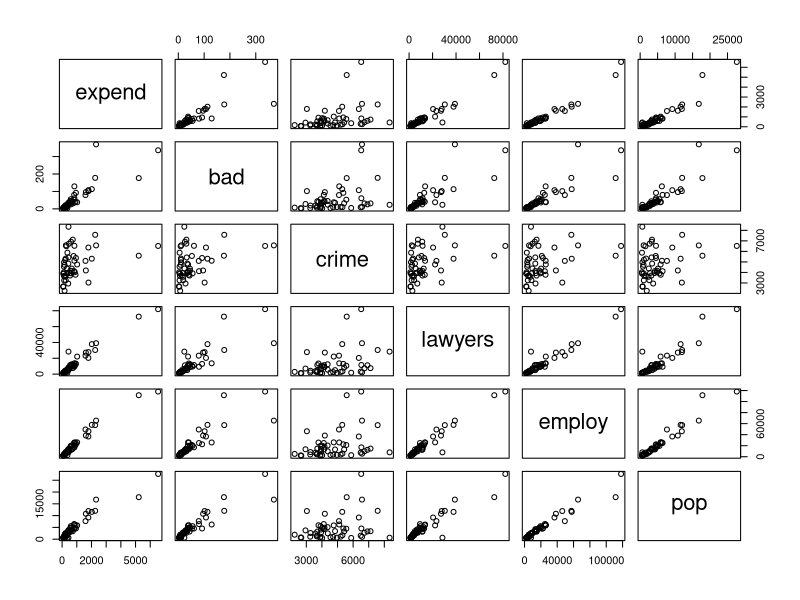
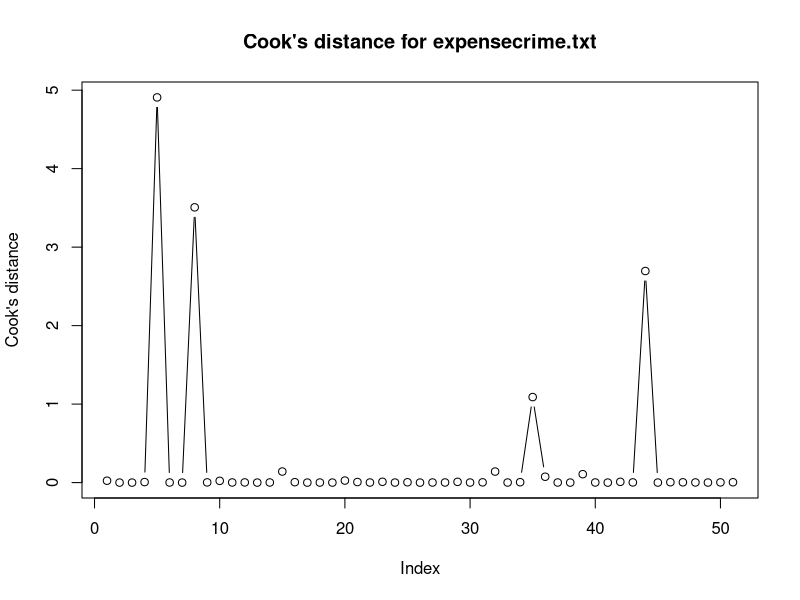
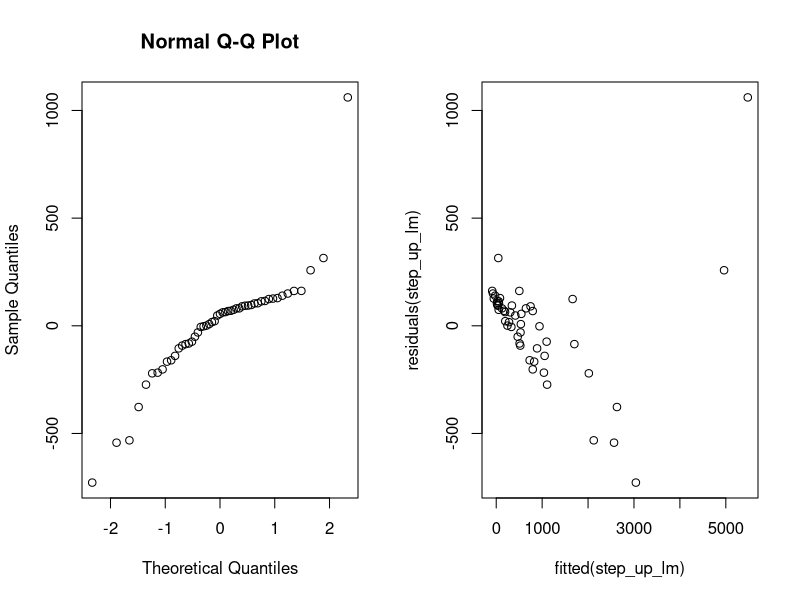
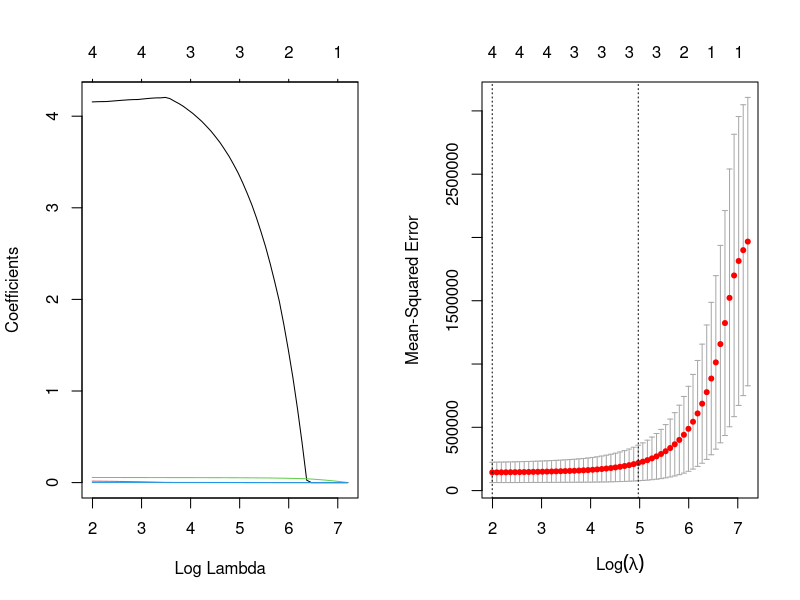
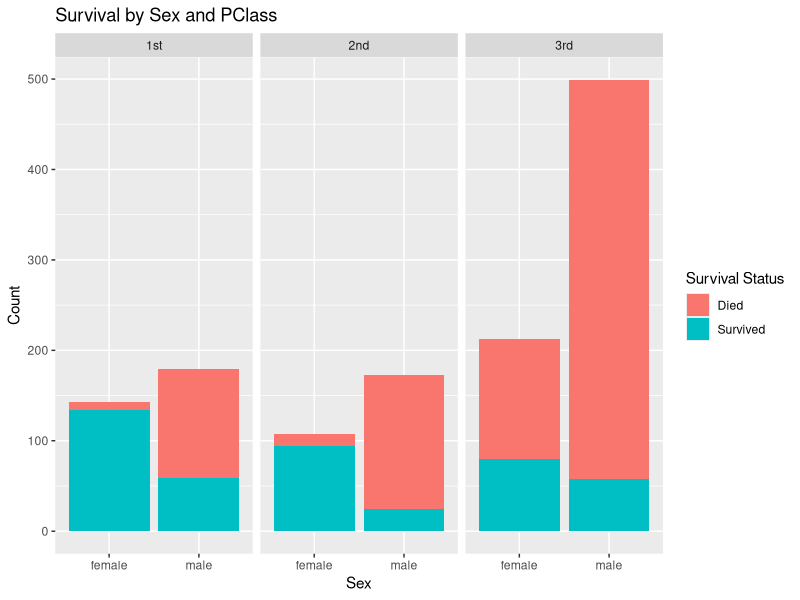
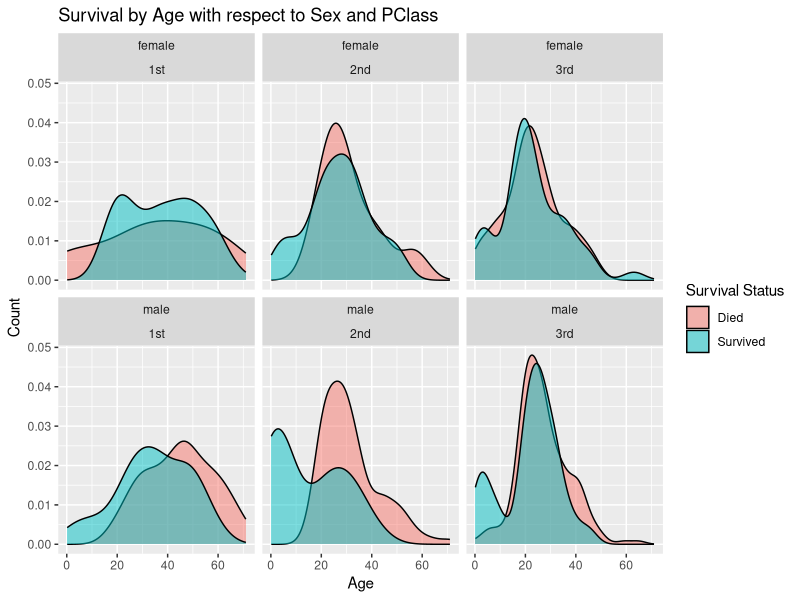

Here is the R script that generated these plots, in order:
## ---- chunk 1
#knitr::opts_chunk$set(echo = TRUE)
library(tidyverse)
library(ggplot2)

## ---- chunk 2
# Load the data and calculate the mean volume for each tree type

data <- read.table("resources/treeVolume.txt", header=TRUE)
mean_vol_beech <- mean(data[data$type == "beech", "volume"])
mean_vol_oak <- mean(data[data$type == "oak", "volume"])
## ---- chunk 3
aov_result <- aov(volume ~ type, data=data)
summary(aov_result)
## ---- chunk 4
t_test_result <- t.test(data[data$type == "beech", "volume"], data[data$type == "oak", "volume"])
t_test_result
## ---- chunk 5
# calculate mean volumes for each tree type
mean_volumes <- tapply(data$volume, data$type, mean)
mean_volumes
## ---- chunk 6
# create multiple linear regression model
reg_model <- lm(volume ~ type + diameter + height, data = data)
summary(reg_model)
## ---- chunk 7
# create multiple linear regression model with interaction term
reg_model_interaction <- lm(volume ~ type * diameter + height, data = data)
summary(reg_model_interaction)
## ---- chunk 8
# create multiple linear regression model with interaction term
reg_model_interaction <- lm(volume ~ type + diameter + height * type, data = data)
summary(reg_model_interaction)
## ---- chunk 9
lm_all <- lm(volume ~ diameter + height + type, data=data)
summary(lm_all)
## ---- chunk 10
mean_diam <- mean(data$diameter)
mean_height <- mean(data$height)

predicted_vol <- predict(lm_all, newdata=data.frame(diameter=mean_diam, height=mean_height, type="beech"))
predicted_vol
## ---- chunk 11
data$log_diameter <- log(data$diameter)
data$log_height <- log(data$height)
## ---- chunk 12
model2 <- lm(volume ~ log_diameter + log_height + type, data = data)
summary(model2)
## ---- chunk 13
crime_df <- as.data.frame(read.table("resources/expensescrime.txt", header=TRUE))
head(crime_df)
response <- "expend"
exp_vars <- c("bad", "crime", "lawyers", "employ", "pop")
## ---- chunk 14
pairs(crime_df[, c(response, exp_vars)])
## ---- chunk 15
crimelm <- lm(expend~bad+crime+lawyers+employ+pop, data=crime_df)
cooks.distance(crimelm)[cooks.distance(crimelm) > 1]
## ---- chunk 16
plot(cooks.distance(crimelm), type='b', ylab="Cook's distance", main = "Cook's distance for expensecrime.txt")
## ---- chunk 17
crime_df_upd <- crime_df[-c(5,8,35,44),]
## ---- chunk 18
round(cor(crime_df[, c(exp_vars)]), 2)
## ---- chunk 19
library(car)
## ---- chunk 20
vif(lm(expend~bad+crime+lawyers+employ+pop, data=crime_df))
## ---- chunk 21
print("Step 1")
print("bad")
summary(lm(expend~bad, data=crime_df))
print("crime")
summary(lm(expend~crime, data=crime_df))
print("lawyers")
summary(lm(expend~lawyers, data=crime_df))
print("employ")
summary(lm(expend~employ, data=crime_df)) # YES
print("pop")
summary(lm(expend~pop, data=crime_df)) 
## ---- chunk 22
print("Step 2")
print("bad")
summary(lm(expend~employ+bad, data=crime_df))
print("crime")
summary(lm(expend~employ+crime, data=crime_df)) # YES
print("lawyers")
summary(lm(expend~employ+lawyers, data=crime_df))
print("pop")
summary(lm(expend~employ+pop, data=crime_df))
## ---- chunk 23
print("Step 3")
print("bad")
summary(lm(expend~employ+crime+bad, data=crime_df))
print("lawyers")
summary(lm(expend~employ+crime+lawyers, data=crime_df))
print("pop")
summary(lm(expend~employ+crime+pop, data=crime_df)) # YES
## ---- chunk 24
print("Step 4")
print("bad")
summary(lm(expend~employ+crime+pop+bad, data=crime_df))
print("lawyers")
summary(lm(expend~employ+crime+pop+lawyers, data=crime_df))
## ---- chunk 25
step_up_lm <- lm(expend~employ+crime+pop, data=crime_df)
summary(step_up_lm)
## ---- chunk 26
vif(step_up_lm)
## ---- chunk 27
par(mfrow=c(1,2))
qqnorm(residuals(step_up_lm))
plot(fitted(step_up_lm), residuals(step_up_lm))
## ---- chunk 28
new_data <- data.frame(bad=50, crime=5000, lawyers=5000, employ=5000, pop=5000)
predict(step_up_lm, new_data, interval="prediction", level=0.95)
## ---- chunk 29
predict(step_up_lm, new_data, interval="confidence", level=0.95)
## ---- chunk 30
library(glmnet)
## ---- chunk 31
x <- as.matrix(crime_df[, exp_vars])
y <- as.matrix(crime_df[, c(response)])
train <- (sample(1:nrow(x), 0.67*nrow(x))) 
x.train <- x[train,]; y.train <- y[train]
x.test <- x[-train,]; y.test <- y[-train]
lasso.mod <- glmnet(x.train, y.train, alpha=1)
cv.lasso <- cv.glmnet(x.train,y.train,alpha=1,type.measure='mse')
## ---- chunk 32
plot(lasso.mod, label=T, xvar="lambda")  
## ---- chunk 33
plot(cv.lasso) 
## ---- chunk 34
(lambda.1se <- cv.lasso$lambda.1se)
## ---- chunk 35
assess.glmnet(lasso.mod, newx = x.test, newy = y.test, s=cv.lasso$lambda.1se)
## ---- chunk 36
coef(lasso.mod, s=cv.lasso$lambda.1se) 
y.pred <- predict(lasso.mod, s=lambda.1se, newx=x.test) 
mse.lasso <- mean((y.test - y.pred)^2); mse.lasso 
## ---- chunk 37
new_data <- data.frame(x.test)
y.pred <- predict(step_up_lm, new_data, interval="confidence", level=0.95)
mse.step_up <- mean((y.test - y.pred)^2); mse.step_up 
## ---- chunk 38
knitr::opts_chunk$set(echo = TRUE)
titanic <- read.table("resources/titanic.txt", header = TRUE)
## ---- chunk 39
titanic %>%
  mutate(Survived = factor(Survived, labels = c("Died", "Survived"))) %>% 
  ggplot(aes(x = Sex, fill = Survived)) +
  geom_bar() +
  facet_wrap(~PClass) +
  labs(
    title = "Survival by Sex and PClass",
    x = "Sex",
    y = "Count",
    fill = "Survival Status"
  )
## ---- chunk 40
titanic %>%
  mutate(Survived = factor(Survived, labels = c("Died", "Survived"))) %>% 
  ggplot(aes(x = Age, fill = Survived)) +
  geom_density(alpha = 0.5) +
  facet_wrap(~Sex + PClass) +
  labs(x = "Age",
       y = "Count",
       title = "Survival by Age with respect to Sex and PClass",
       fill = "Survival Status")
## ---- chunk 41
model <- glm(Survived ~ PClass + Age + Sex, data = titanic, family = binomial)
model_summary <- summary(model)$coefficients
model_summary
## ---- chunk 42
age_effect_estimate <- summary(model)$coefficients["Age", "Estimate"]
age_p_value <- summary(model)$coefficients["Age", "Pr(>|z|)"]

pclass2nd_p_value <- summary(model)$coefficients["PClass2nd", "Pr(>|z|)"]
pclass3nd_p_value <- summary(model)$coefficients["PClass3rd", "Pr(>|z|)"]
sexmale_p_value <- summary(model)$coefficients["Sexmale", "Pr(>|z|)"]
## ---- chunk 43
model_age_pclass <- glm(Survived ~ Age:PClass, data = titanic, family = "binomial")
age_first_class = summary(model_age_pclass)$coefficients["Age:PClass1st", "Pr(>|z|)"]
age_second_class = summary(model_age_pclass)$coefficients["Age:PClass2nd", "Pr(>|z|)"]
age_third_class = summary(model_age_pclass)$coefficients["Age:PClass3rd", "Pr(>|z|)"]
## ---- chunk 44
model_age_sex <- glm(Survived ~ Age:Sex, data = titanic, family = "binomial")
age_female = summary(model_age_sex)$coefficients["Age:Sexfemale", "Pr(>|z|)"]
age_male = summary(model_age_sex)$coefficients["Age:Sexmale", "Pr(>|z|)"]
## ---- chunk 45
model <- glm(Survived ~ Age*PClass*Sex, data = titanic, family = "binomial")
male_first <- predict(model, data.frame(Age = 55, PClass = "1st", Sex = "male"), type = "response") 
male_second <- predict(model, data.frame(Age = 55, PClass = "2nd", Sex = "male"), type = "response") 
male_third <- predict(model, data.frame(Age = 55, PClass = "3rd", Sex = "male"), type = "response") 

female_first <- predict(model, data.frame(Age = 55, PClass = "1st", Sex = "female"), type = "response") 
female_second <- predict(model, data.frame(Age = 55, PClass = "2nd", Sex = "female"), type = "response") 
female_third <- predict(model, data.frame(Age = 55, PClass = "3rd", Sex = "female"), type = "response") 
## ---- chunk 46
class_survival_p_value = chisq.test(table(titanic$Survived, titanic$PClass))$p.value 
## ---- chunk 47
sex_survival_p_value = chisq.test(table(titanic$Survived, titanic$Sex))$p.value 
## ---- chunk 48
# Load the data
coups <- read.table("resources/coups.txt", header=TRUE)

# Fit the Poisson regression model
model <- glm(miltcoup ~ oligarchy + pollib + parties + pctvote + popn + size + numelec + numregim, data=coups, family="poisson")
# or model <- glm(miltcoup ~ ., data = coups, family = "poisson")

# Print the model summary
summary(model)
## ---- chunk 49
step1 <- glm(miltcoup ~ oligarchy + parties + pctvote + popn + size + numelec + pollib, data = coups, family = poisson)
drop1(step1, test="Chisq")
## ---- chunk 50
step2 <- glm(miltcoup ~ oligarchy + parties + pctvote + popn + size + pollib, data = coups, family = poisson)
drop1(step2, test="Chisq")
## ---- chunk 51
step3 <- glm(miltcoup ~ oligarchy + parties + pctvote + popn + pollib, data = coups)
drop1(step3, test="Chisq")
## ---- chunk 52
step4 <- glm(miltcoup ~ oligarchy + parties + popn + pollib, data = coups)
drop1(step4, test="Chisq")
## ---- chunk 53
step5 <- glm(miltcoup ~ oligarchy + parties + pollib, data = coups, family = poisson)
drop1(step5, test="Chisq")
## ---- chunk 54
final_plm <- glm(miltcoup ~ oligarchy + parties + pollib, data = coups, family = poisson)
summary(final_plm, test="Chisq")
## ---- chunk 55
coups$pollib <- as.factor(coups$pollib)
## ---- chunk 56
mean(coups$oligarchy); mean(coups$parties)
## ---- chunk 57
newdata <- data.frame(pollib=c(0, 1, 2), oligarchy=c(5.22, 5.22, 5.22), parties=c(17.1, 17.1, 17.1))
predict(final_plm, newdata, type="response")
